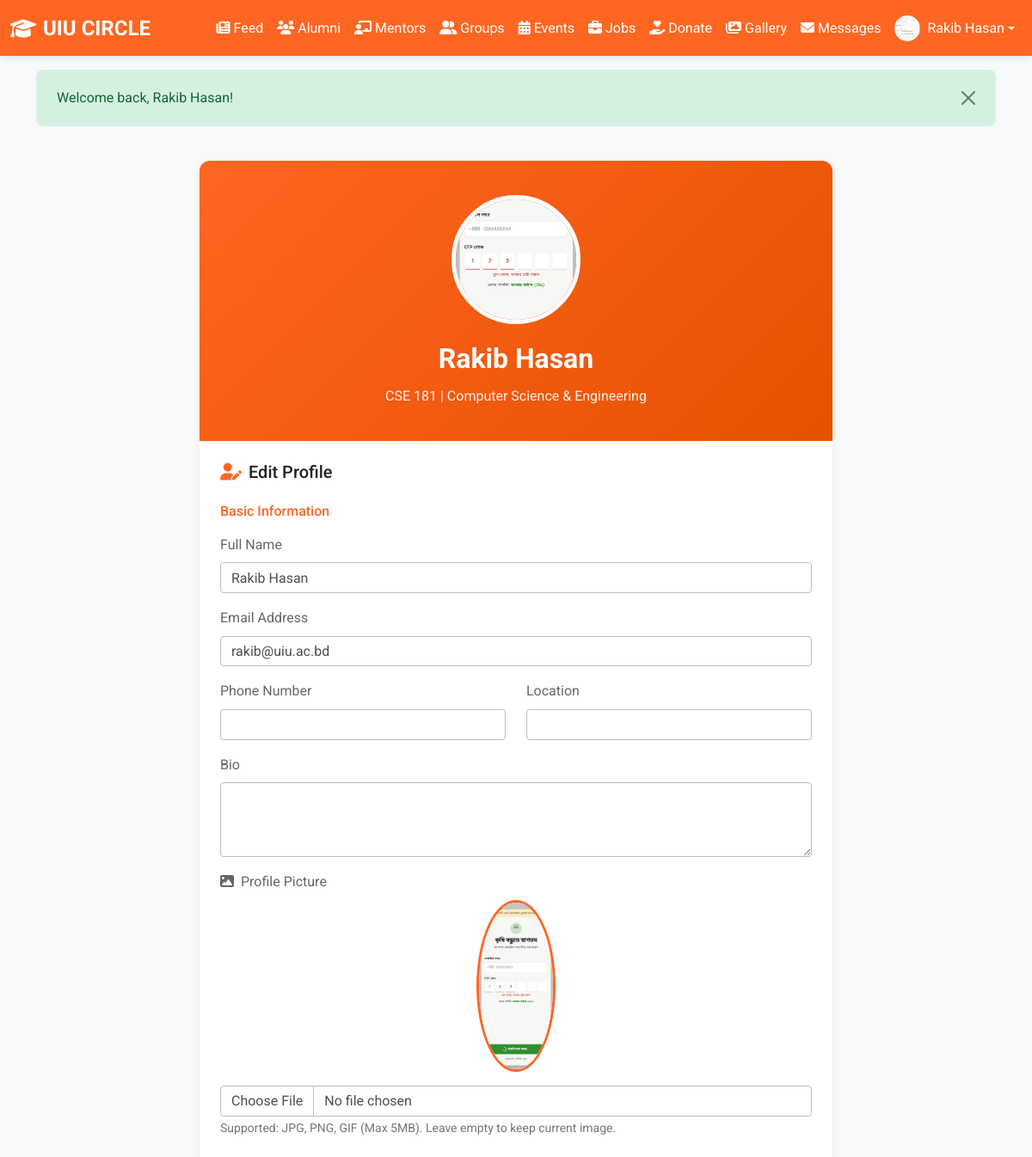
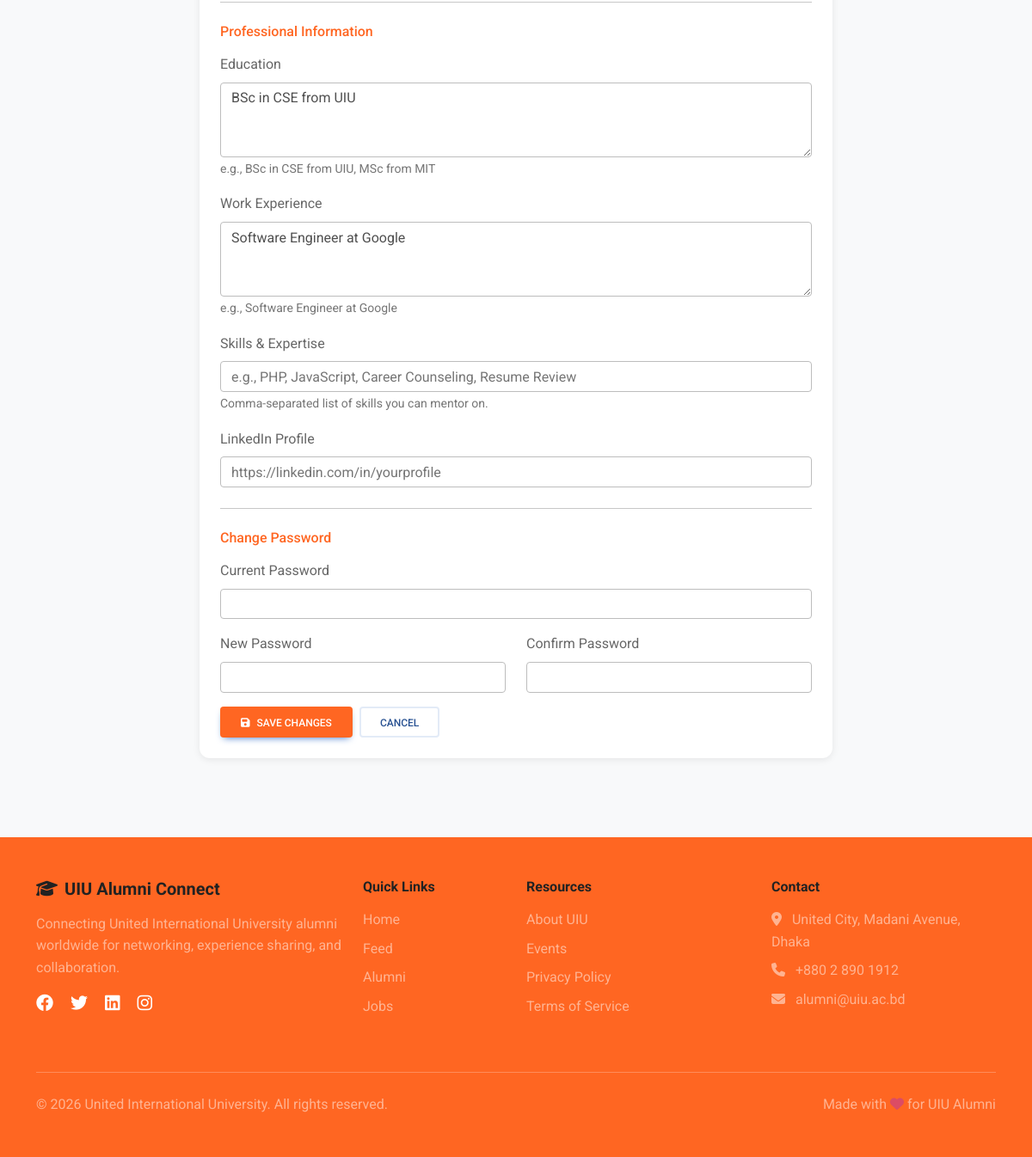
Screenshot of /user/profile.php (signed in) with the database file from the repository (2 pictures, top to bottom).
### tables this page shows
CREATE TABLE `users` (
  `id` int(11) NOT NULL,
  `name` varchar(255) NOT NULL,
  `email` varchar(255) NOT NULL,
  `password` varchar(255) NOT NULL,
  `batch` varchar(50) DEFAULT NULL,
  `department` varchar(100) DEFAULT NULL,
  `education` text DEFAULT NULL,
  `work_experience` text DEFAULT NULL,
  `profile_image` varchar(255) DEFAULT 'default-avatar.png',
  `bio` text DEFAULT NULL,
  `skills` text DEFAULT NULL,
  `phone` varchar(20) DEFAULT NULL,
  `location` varchar(255) DEFAULT NULL,
  `linkedin` varchar(255) DEFAULT NULL,
  `role` enum('student','alumni') NOT NULL DEFAULT 'student',
  `id_card_image` varchar(255) DEFAULT NULL,
  `status` enum('pending','active','blocked') DEFAULT 'pending',
  `created_at` timestamp NOT NULL DEFAULT current_timestamp(),
  `updated_at` timestamp NOT NULL DEFAULT current_timestamp() ON UPDATE current_timestamp()
);

### includes/functions.php (called while the page is built, shortened)
<?php
function isLoggedIn() {
    return isset($_SESSION['user_id']) && !empty($_SESSION['user_id']);
}
function getCurrentUser() {
    $db = getDB();
    $stmt = $db->prepare("SELECT * FROM users WHERE id = ?");
    $stmt->bind_param("i", $_SESSION['user_id']);
    $stmt->execute();
    $result = $stmt->get_result();
    return $result->fetch_assoc();
}
function getFlashMessage() {
    if (isset($_SESSION['flash_message'])) {
        $message = $_SESSION['flash_message'];
        $type = $_SESSION['flash_type'] ?? 'info';
        return ['message' => $message, 'type' => $type];
    }
    return null;
}
?>

### user/profile.php (the view, shortened to what this page needs)
<?php
require_once __DIR__ . '/../includes/header.php';
$user = getCurrentUser();
?>
<div class="container py-4">
    <div class="row">
        <div class="col-lg-8 mx-auto">
            <div class="card">
                <div class="profile-header">
                    <?php
                    $avatarUrl = SITE_URL . '/uploads/' . $user['profile_image'];
                    ?>
                    <img src="<?php echo $avatarUrl; ?>"
                         alt="<?php echo htmlspecialchars($user['name']); ?>"
                         class="profile-avatar" id="currentProfileImage"
                         onerror="this.src='https://ui-avatars.com/api/?name=<?php echo urlencode($user['name']); ?>&size=200&background=FF6622&color=fff'">
                    <div class="profile-name"><?php echo htmlspecialchars($user['name']); ?></div>
                    <div class="profile-info">
                        <?php echo !empty($user['batch']) ? htmlspecialchars($user['batch']) . ' | ' : ''; ?><?php echo htmlspecialchars($user['department']); ?>
                    </div>
                </div>
                <div class="card-body p-4">
                    <h5 class="mb-4">
                        <i class="fas fa-user-edit me-2 text-primary"></i>Edit Profile
                    </h5>
                    <form method="POST" action="" enctype="multipart/form-data">
                        <h6 class="text-primary mb-3">Basic Information</h6>
                        <div class="mb-3">
                            <label for="name" class="form-label">Full Name</label>
                            <input type="text" class="form-control" id="name" name="name"
                                   value="<?php echo htmlspecialchars($user['name']); ?>" required>
                        </div>
                        <div class="mb-3">
                            <label for="email" class="form-label">Email Address</label>
                            <input type="email" class="form-control" id="email" name="email"
                                   value="<?php echo htmlspecialchars($user['email']); ?>" required>
                        </div>
                        <div class="row mb-3">
                            <div class="col-md-6">
                                <label for="phone" class="form-label">Phone Number</label>
                                <input type="tel" class="form-control" id="phone" name="phone"
                                       value="<?php echo htmlspecialchars($user['phone'] ?? ''); ?>">
                            </div>
                            <div class="col-md-6">
                                <label for="location" class="form-label">Location</label>
                                <input type="text" class="form-control" id="location" name="location"
                                       value="<?php echo htmlspecialchars($user['location'] ?? ''); ?>">
                            </div>
                        </div>
                        <div class="mb-3">
                            <label for="bio" class="form-label">Bio</label>
                            <textarea class="form-control" id="bio" name="bio" rows="3"><?php echo htmlspecialchars($user['bio'] ?? ''); ?></textarea>
                        </div>
                        <div class="mb-3">
                            <label for="profile_image" class="form-label">
                                <i class="fas fa-image me-2"></i>Profile Picture
                            </label>
                            <div class="text-center mb-3">
                                <img id="imagePreview"
                                     src="<?php echo $avatarUrl; ?>"
                                     alt="Preview"
                                     style="max-width: 200px; max-height: 200px; border-radius: 50%; border: 3px solid <?php echo PRIMARY_COLOR; ?>;"
                                     onerror="this.src='https://ui-avatars.com/api/?name=<?php echo urlencode($user['name']); ?>&size=200&background=FF6622&color=fff'">
                            </div>
                            <input type="file" class="form-control" id="profile_image" name="profile_image" accept="image/*" onchange="previewImage(event)">
                            <small class="text-muted">Supported: JPG, PNG, GIF (Max 5MB). Leave empty to keep current image.</small>
                        </div>
                        <hr class="my-4">
                        <h6 class="text-primary mb-3">Professional Information</h6>
                        <div class="mb-3">
                            <label for="education" class="form-label">Education</label>
                            <textarea class="form-control" id="education" name="education" rows="3"><?php echo htmlspecialchars($user['education'] ?? ''); ?></textarea>
                            <small class="text-muted">e.g., BSc in CSE from UIU, MSc from MIT</small>
                        </div>
                        <div class="mb-3">
                            <label for="work_experience" class="form-label">Work Experience</label>
                            <textarea class="form-control" id="work_experience" name="work_experience" rows="3"><?php echo htmlspecialchars($user['work_experience'] ?? ''); ?></textarea>
                            <small class="text-muted">e.g., Software Engineer at Google</small>
                        </div>
                        <div class="mb-3">
                            <label for="skills" class="form-label">Skills & Expertise</label>
                            <input type="text" class="form-control" id="skills" name="skills"
                                   value="<?php echo htmlspecialchars($user['skills'] ?? ''); ?>"
                                   placeholder="e.g., PHP, JavaScript, Career Counseling, Resume Review">
                            <small class="text-muted">Comma-separated list of skills you can mentor on.</small>
                        </div>
                        <div class="mb-3">
                            <label for="linkedin" class="form-label">LinkedIn Profile</label>
                            <input type="url" class="form-control" id="linkedin" name="linkedin"
                                   value="<?php echo htmlspecialchars($user['linkedin'] ?? ''); ?>"
                                   placeholder="https://linkedin.com/in/yourprofile">
                        </div>
                        <hr class="my-4">
                        <h6 class="text-primary mb-3">Change Password</h6>
                        <div class="mb-3">
                            <label for="current_password" class="form-label">Current Password</label>
                            <input type="password" class="form-control" id="current_password" name="current_password">
                        </div>
                        <div class="row mb-3">
                            <div class="col-md-6">
                                <label for="new_password" class="form-label">New Password</label>
                                <input type="password" class="form-control" id="new_password" name="new_password">
                            </div>
                            <div class="col-md-6">
                                <label for="confirm_password" class="form-label">Confirm Password</label>
                                <input type="password" class="form-control" id="confirm_password" name="confirm_password">
                            </div>
                        </div>
                        <div class="d-flex gap-2">
                            <button type="submit" class="btn btn-primary">
                                <i class="fas fa-save me-2"></i>Save Changes
                            </button>
                            <a href="<?php echo SITE_URL; ?>/user/dashboard.php" class="btn btn-outline-secondary">
                                Cancel
                            </a>
                        </div>
                    </form>
                </div>
            </div>
        </div>
    </div>
</div>
<?php require_once __DIR__ . '/../includes/footer.php'; ?>

### includes/header.php (shortened to what this page needs)
<?php
require_once __DIR__ . '/functions.php';
$currentUser = getCurrentUser();
?>
<!DOCTYPE html>
<html lang="en">
<head>
    <link rel="stylesheet" href="https://cdnjs.cloudflare.com/ajax/libs/font-awesome/6.4.0/css/all.min.css">
    <link href="https://cdnjs.cloudflare.com/ajax/libs/mdb-ui-kit/6.4.0/mdb.min.css" rel="stylesheet">
    <link rel="stylesheet" href="<?php echo SITE_URL; ?>/assets/css/style.css">
</head>
<body>
    <nav class="navbar navbar-expand-lg navbar-light" style="background-color: <?php echo PRIMARY_COLOR; ?>;">
        <div class="container-fluid">
            <a class="navbar-brand text-white fw-bold" href="<?php echo SITE_URL; ?>">
                <i class="fas fa-graduation-cap me-2"></i>UIU CIRCLE
            </a>
            <div class="collapse navbar-collapse" id="navbarNav">
                <ul class="navbar-nav ms-auto align-items-center">
                    <?php if (isLoggedIn()): ?>
                        <li class="nav-item">
                            <a class="nav-link text-white" href="<?php echo SITE_URL; ?>/user/feed.php">
                                <i class="fas fa-newspaper me-1"></i>Feed
                            </a>
                        </li>
                        <li class="nav-item">
                            <a class="nav-link text-white" href="<?php echo SITE_URL; ?>/user/explore.php">
                                <i class="fas fa-users me-1"></i>Alumni
                            </a>
                        <li class="nav-item">
                            <a class="nav-link text-white" href="<?php echo SITE_URL; ?>/user/mentors.php">
                                <i class="fas fa-chalkboard-teacher me-1"></i>Mentors
                            </a>
                        </li>
                        <?php if ($currentUser['role'] !== 'student'): ?>
                        <li class="nav-item">
                            <a class="nav-link text-white" href="<?php echo SITE_URL; ?>/user/groups.php">
                                <i class="fas fa-user-friends me-1"></i>Groups
                            </a>
                        </li>
                        <?php endif; ?>
                        <li class="nav-item">
                            <a class="nav-link text-white" href="<?php echo SITE_URL; ?>/user/events.php">
                                <i class="fas fa-calendar-alt me-1"></i>Events
                            </a>
                        </li>
                        <li class="nav-item">
                            <a class="nav-link text-white" href="<?php echo SITE_URL; ?>/user/jobs.php">
                                <i class="fas fa-briefcase me-1"></i>Jobs
                            </a>
                        </li>
                        <li class="nav-item">
                            <a class="nav-link text-white" href="<?php echo SITE_URL; ?>/user/donations.php">
                                <i class="fas fa-hand-holding-heart me-1"></i>Donate
                            </a>
                        </li>
                        <?php if ($currentUser['role'] === 'alumni'): ?>
                            <li class="nav-item">
                                <a class="nav-link text-white" href="<?php echo SITE_URL; ?>/user/gallery.php">
                                    <i class="fas fa-images me-1"></i>Gallery
                                </a>
                            </li>
                        <?php endif; ?>
                        <li class="nav-item">
                            <a class="nav-link text-white position-relative" href="<?php echo SITE_URL; ?>/user/messages.php">
                                <i class="fas fa-envelope me-1"></i>Messages
                            </a>
                        </li>
                        <li class="nav-item dropdown">
                            <a class="nav-link dropdown-toggle text-white d-flex align-items-center"
                               href="#" id="navbarDropdown" role="button"
                               data-mdb-toggle="dropdown" aria-expanded="false">
                                <?php
                                $headerAvatarUrl = SITE_URL . '/uploads/' . ($currentUser['profile_image'] ?? 'default-avatar.png');
                                ?>
                                <img src="<?php echo $headerAvatarUrl; ?>"
                                     class="rounded-circle me-2"
                                     style="width: 30px; height: 30px; object-fit: cover;"
                                     alt="Profile"
                                     onerror="this.src='https://ui-avatars.com/api/?name=<?php echo urlencode($currentUser['name']); ?>&size=50&background=FF6622&color=fff'">
                                <?php echo htmlspecialchars($currentUser['name']); ?>
                            </a>
                        </li>
                    <?php endif; ?>
                </ul>
            </div>
        </div>
    </nav>
    <?php
    $flash = getFlashMessage();
    if ($flash):
        $alertClass = match($flash['type']) {
            'success' => 'alert-success',
            'error' => 'alert-danger',
            'warning' => 'alert-warning',
            default => 'alert-info'
        };
    ?>
        <div class="container mt-3">
            <div class="alert <?php echo $alertClass; ?> alert-dismissible fade show" role="alert">
                <?php echo htmlspecialchars($flash['message']); ?>
                <button type="button" class="btn-close" data-mdb-dismiss="alert" aria-label="Close"></button>
            </div>
        </div>
    <?php endif; ?>
    <main>

### rows the page displays
users: profile_image (picture), name "Rakib Hasan", batch "CSE 181", department "Computer Science & Engineering", email "rakib@uiu.ac.bd", education "BSc in CSE from UIU", work_experience "Software Engineer at Google"

### other values shown
$flash['message'] "Welcome back, Rakib Hasan!"
